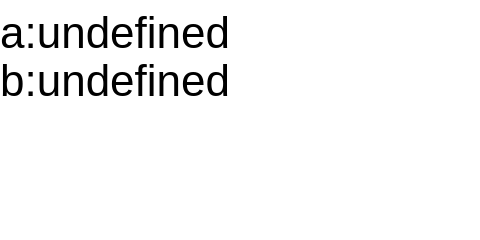

Describe this chart as a Vega-Lite specification.
### Vega specification from a JSON file in a GitHub repository (floating-point values rounded to 4 significant figures)
{"width": 120, "height": 60, "data": [{"name": "t", "values": [{"g": "a", "v": 1}, {"g": "b", "v": 5}, {"g": "a", "v": 3}], "transform": [{"type": "aggregate", "groupby": ["g"], "fields": [], "ops": []}, {"type": "identifier", "as": "k_"}]}], "marks": [{"type": "text", "from": {"data": "t"}, "encode": {"enter": {"y": {"signal": "12*datum.k_"}, "text": {"signal": "datum.g + ':' + datum.count"}}}}]}
